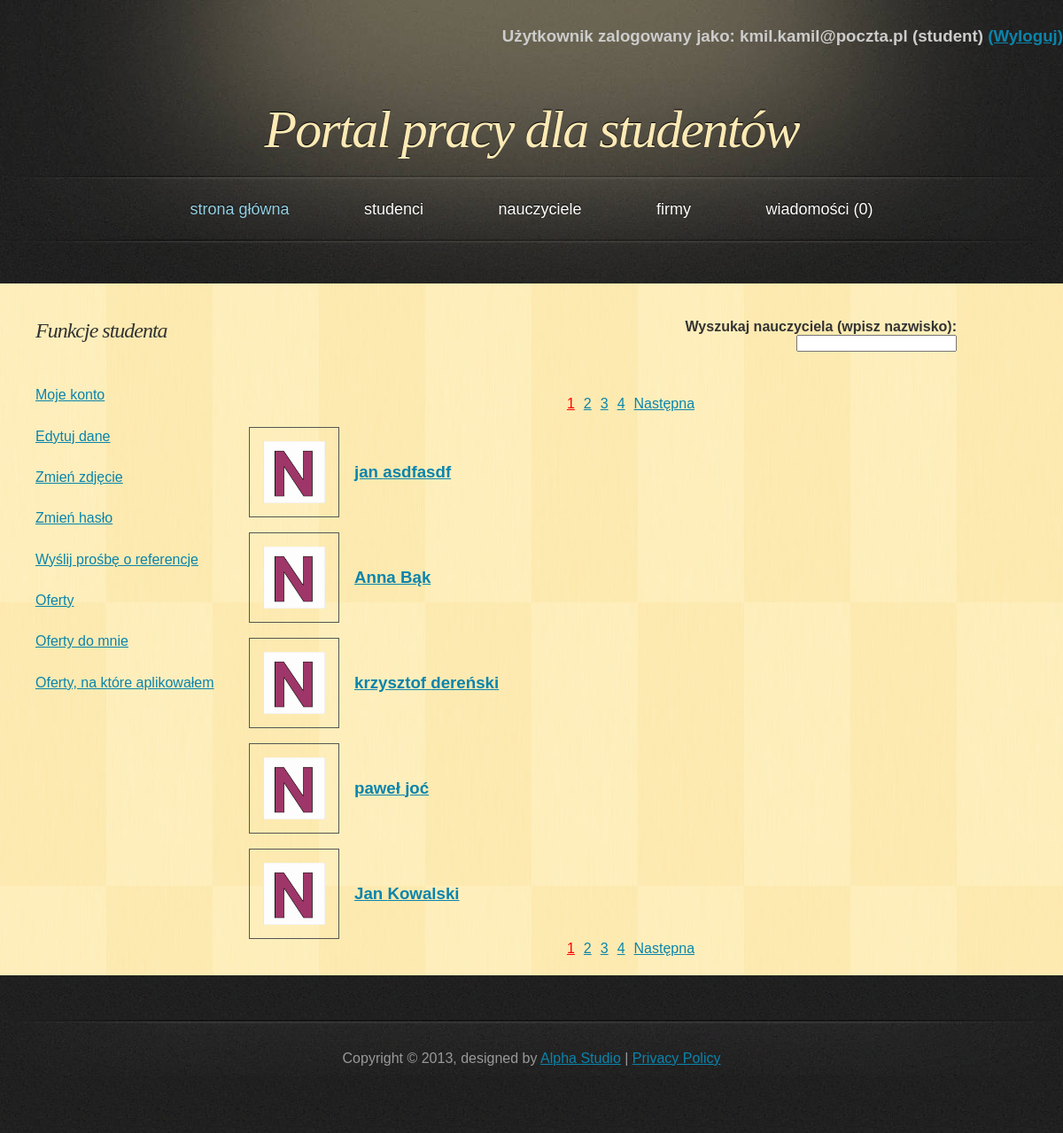
Page /PortalPracy/php/list_teacher.php (signed in) on the earlier database version.
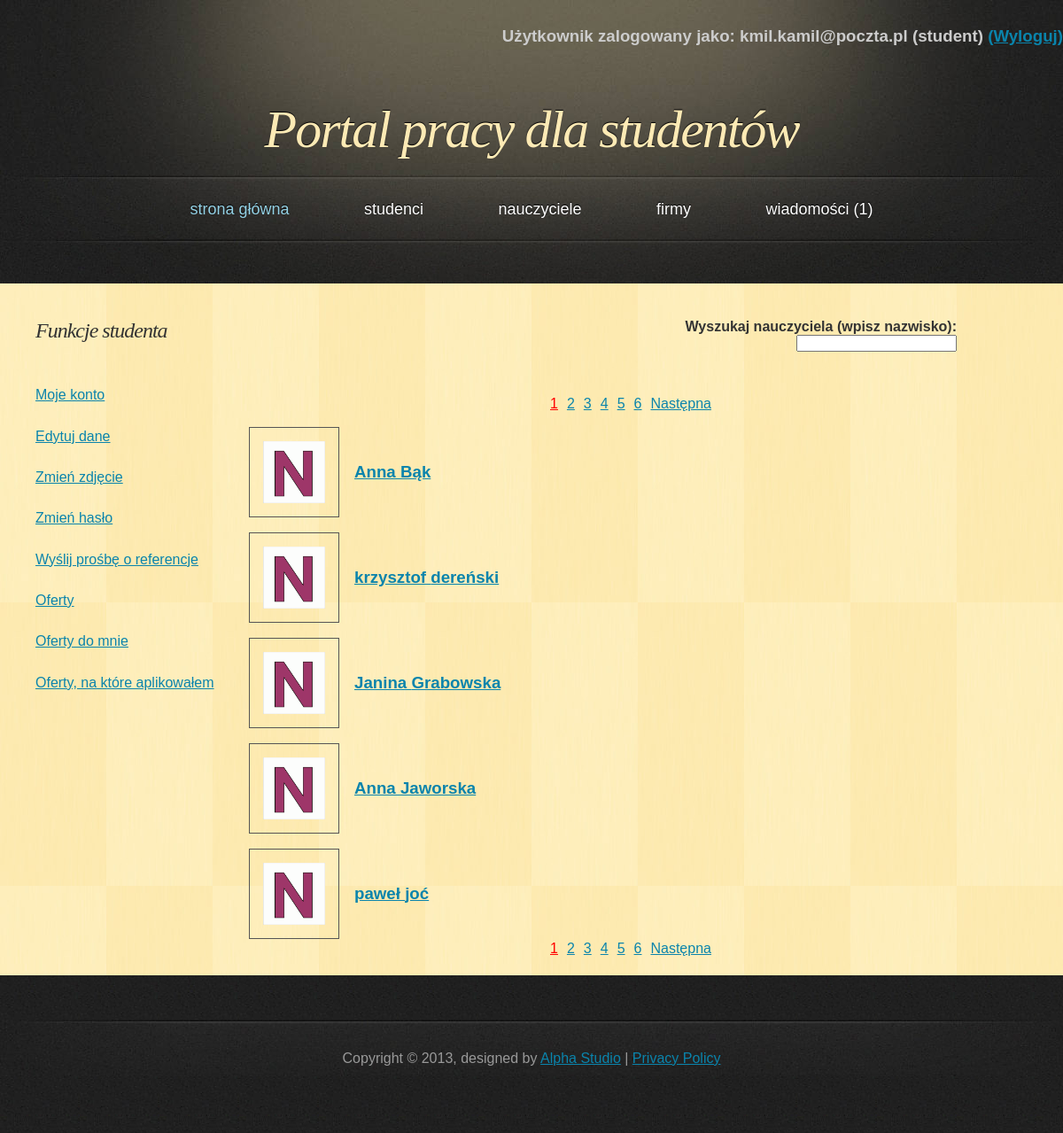
Same page on the later database version.
### tables this page shows
CREATE TABLE IF NOT EXISTS `teacher` (
  `teacher_id` int(11) NOT NULL AUTO_INCREMENT,
  `name` varchar(45) NOT NULL,
  `last_name` varchar(45) NOT NULL,
  `academic_degree` varchar(45) NOT NULL,
  `telephone` int(11) NOT NULL,
  `e_mail` varchar(50) NOT NULL,
  `password` varchar(100) NOT NULL,
  `active` tinyint(1) NOT NULL,
  `account_creation_date` date NOT NULL,
  PRIMARY KEY (`teacher_id`)
);

### PortalPracy/php/classDatabase.php (called while the page is built, shortened)
<?php
class Database {
    private $db;
    function __construct() {
        $this->server = 'localhost';
        $this->user = 'root';
        $this->password = '';
        $this->basename = 'data_base_new';
        $this->db = new mysqli($this->server, $this->user, $this->password, $this->basename);
        if ($this->db->connect_error) {
            die('Blad polaczenia z baza danych (' . $this->db->connect_errno . ') ' . $this->db->connect_error);
        } else {
            $this->db->query("SET NAMES 'utf8'");
        }
    }
    function get_teacher_list($start, $onpage) {
        if ($result = $this->db->query("SELECT * FROM `teacher` WHERE `active`=1 ORDER BY `last_name` LIMIT $start, $onpage")) {
            return $result;
        }
    }
    function get_teacher_number() {
        if ($result = $this->db->query("SELECT * FROM `teacher`")) {
            $all = $result->num_rows;
        }
        return $all;
    }
    function get_message_to_student_number($student_id) {
        if ($result = $this->db->query("SELECT * FROM `message`  WHERE `student_to` =$student_id AND `is_read`=0")) {
            $all_offers = $result->num_rows;
        }
        return $all_offers;
    }
}

### PortalPracy/php/list_teacher.php (the view, shortened to what the changed rows need)
<!DOCTYPE html>
<html>
    <head>
        <link href="../css/style.css" rel="stylesheet" type="text/css" />
    </head>
    <body>
        <div id="header">
            <?php
            include_once 'classPage.php';
            $page = new Page;
            $page->dologinfo();
            ?>
            <h1><a href="index.php">Portal pracy dla studentów</a></h1>
        </div>
        <?php
        $page->domenu();
        ?>
        <div id="main">
            <div id="content">
                <?php
                if (isset($_SESSION['name'])) {
                    ?>
                    <?php
                    include_once 'classDatabase.php';
                    $db = new Database();
                    $onpage = 5;
                    $all = $db->get_teacher_number();
                    $start = $page->dopaging($onpage, $all, "list_teacher.php?");
                    $result = $db->get_teacher_list($start, $onpage);
                    echo "<table><tbody>";
                    while ($obj = $result->fetch_object()) {
                        echo "<tr>";
                        echo "<td><a href='profile_teacher.php?id=" . $obj->teacher_id . "'><img src='../images/n_image.gif' class='mini_photo'/></a></td>";
                        echo "<td><a href='profile_teacher.php?id=" . $obj->teacher_id . "'><h3>" . $obj->name . " " . $obj->last_name . "</h3></a></td>";
                        echo "</tr>";
                    }
                    echo "</tbody></table>";
                    $page->dopaging($onpage, $all, "list_teacher.php?");
                } else {
                    echo "<h3>Aby zobaczyć listę nauczycieli, musisz się <a href='login.php'>zalogować</a></h3>";
                }
                ?>
            </div>
            <div id="sidebar">
                <?php
                $page->dosidebar();
                ?>
            </div>
        </div>
    </body>
</html>

### PortalPracy/php/classPage.php (shortened to what the changed rows need)
<?php
class Page {
    function domenu() {
        echo '<div id="menu">
            <ul>
                <li class="active"><a href="index.php">Strona główna</a></li>
                <li><a href="list_student.php">Studenci</a></li>
                <li><a href="list_teacher.php">Nauczyciele</a></li>
                <li><a href="list_company.php">Firmy</a></li>
                <li><a href="messages.php">Wiadomości';
        include_once 'classDatabase.php';
        $db = new Database();
        if (isset($_SESSION['usertype'])) {
            if ($_SESSION['usertype'] == 'student') {
                $num_mes = $db->get_message_to_student_number($_SESSION['id']);
                echo " ($num_mes)";
            } else if ($_SESSION['usertype'] == 'nauczyciel') {
                $num_mes = $db->get_message_to_teacher_number($_SESSION['id']);
                echo " ($num_mes)";
            } else if ($_SESSION['usertype'] == 'firma') {
                $num_mes = $db->get_message_to_company_number($_SESSION['id']);
                echo " ($num_mes)";
            }
        }
        echo '</a></li>
            </ul>
        </div>';
    }
    function dosidebar() {
        if (isset($_SESSION['name']) and !strcmp($_SESSION['usertype'], "student")) {
            ?>
            <h2>Funkcje studenta</h2>
            <?php
        }
            ?>
            <?php
    }
    function dopaging($onpage, $all, $filename) {
        $allpages = ceil($all / $onpage);
        if (!isset($_GET['page']) or $_GET['page'] > $allpages) {
            $current_page = 1;
        } else {
            $current_page = $_GET['page'];
        }
        $start = ($current_page - 1) * $onpage;
        echo "<div id='pages'><ul>";
        for ($i = 1; $i <= $allpages; $i++) {
            if ($i == $current_page) {
                echo "<li class='current'>";
            } else {
                echo "<li>";
            }
            echo "<a href='" . $filename . "page=" . $i . "'>" . $i . "</a></li>";
        }
        echo "</ul></div>";
        return $start;
    }
}

Differences in the rows shown:
no longer on this page (row edited): teacher: name "jan", last_name "asdfasdf"
no longer on this page (row edited): teacher: name "Jan", last_name "Kowalski"
added teacher: name "Janina", last_name "Grabowska"
added teacher: name "Anna", last_name "Jaworska"
Other differences:
$num_mes: "0" → "1"
new list line: "3"
new list line: "4"
new list line: "5"
new list line: "6"
